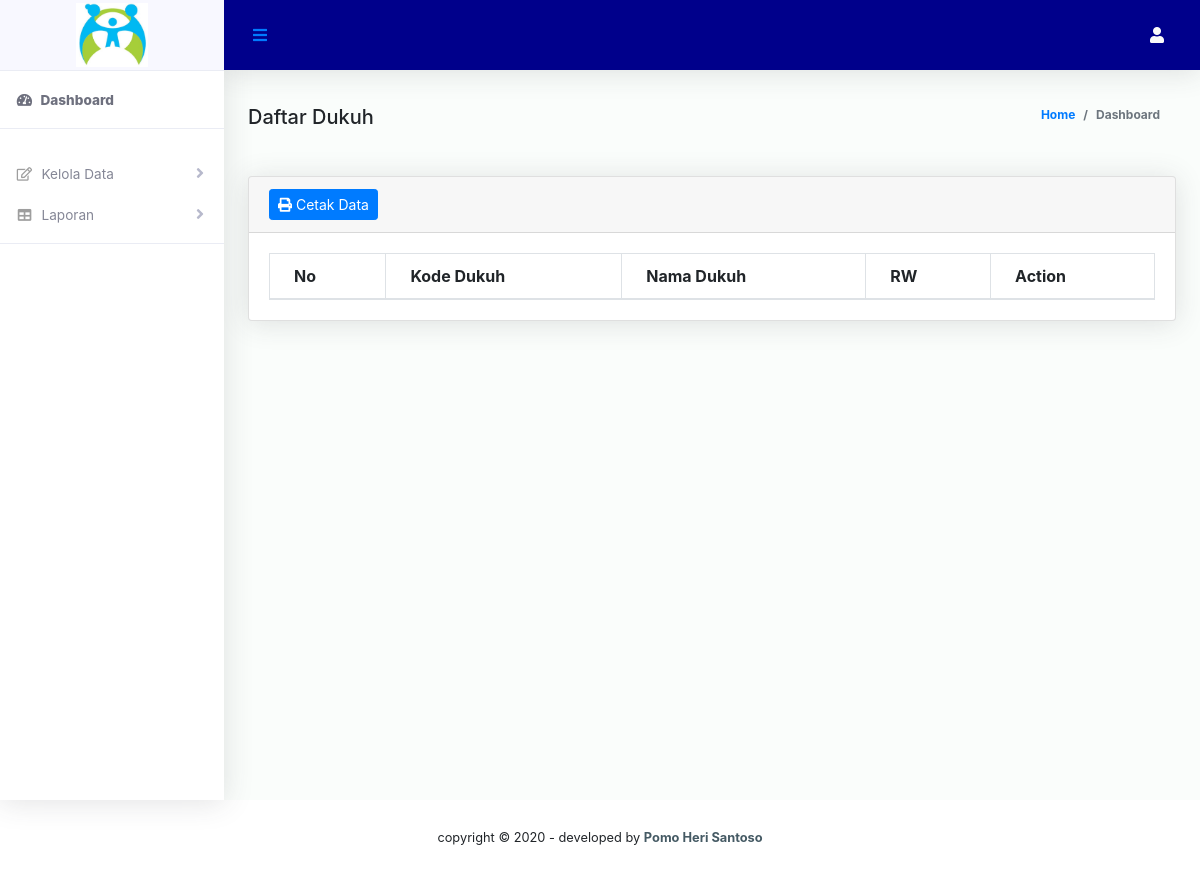
Before: /bagian/admin/daftardukuh.php with the older database file.
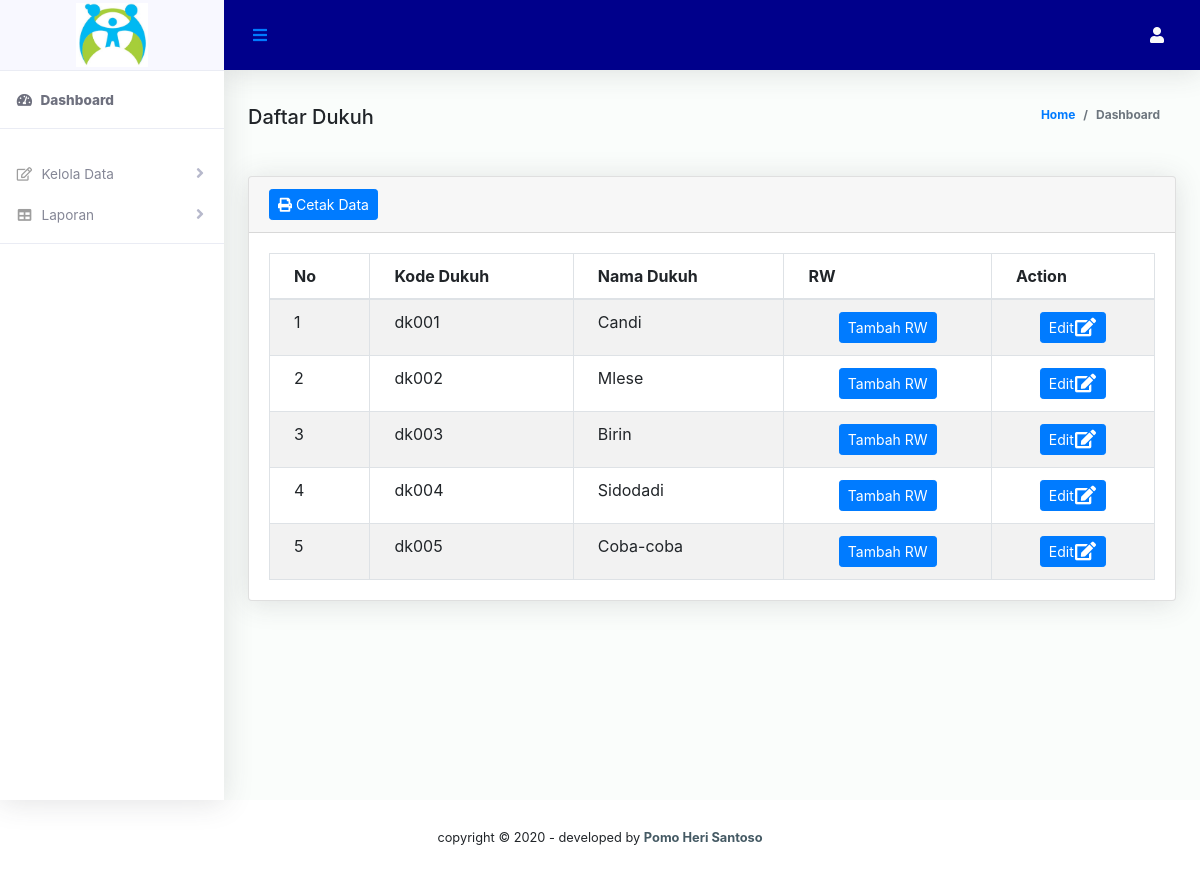
After: the same page with the newer database file.
### tables this page shows
CREATE TABLE `dukuh` (
  `iddk` char(5) NOT NULL,
  `namadk` varchar(50) NOT NULL
);

### bagian/admin/daftardukuh.php (the view, shortened to what this page needs)
<!DOCTYPE html>
<html lang="en">
<head>
    <?php include('../komponen/css.php');?>
</head>
<body id="page-top">
  <div id="wrapper">
     <?php include('../komponen/sidebaradmin.php');?>
        <div id="content-wrapper" class="d-flex flex-column">
            <div id="content">
                <?php include('../komponen/header.php');?>
                <div class="container-fluid" id="container-wrapper">
                  <div class="d-sm-flex align-items-center justify-content-between mb-4">
                    <strong class="h5 card-title">Daftar Dukuh</strong>
                    <ol class="breadcrumb">
                      <li class="breadcrumb-item"><a href="./">Home</a></li>
                      <li class="breadcrumb-item active" aria-current="page">Dashboard</li>
                    </ol>
                  </div>
            <section>
                 <div class="content mt-3">
                     <div class="animated fadeIn">
                         <div class="row">
                            <div class="col-md-12">
                                 <div class="card">
                                     <div class="card-header">
                                         <a href="cetakdukuh.php" target="_blank" class="btn btn-primary btn-sm" ><i class="fa fa-print"></i> Cetak Data</a>
                                         </div>
                                            <div class="card-body">
                                            <table width="100%" class="table table-striped table-bordered table-hover data" id="dataTables">
                                                <?php
                                                $result = mysql_query("SELECT * FROM dukuh");
                                                ?>
                                                <thead>
                                                    <tr>
                                                        <th>No</th>
                                                        <th>Kode Dukuh</th>
                                                        <th>Nama Dukuh</th>
                                                        <th>RW</th>
                                                        <th>Action</th>
                                                    </tr>
                                                </thead>
                                                <tbody>
                                                <?php
                                                $no = 1;
                                                while($user_data = mysql_fetch_array($result)){
                                                  echo "
                                                  <tr>
                                                    <td>".$no++."</td>
                                                    <td>".$user_data['iddk']."</td>
                                                    <td>".$user_data['namadk']."</td>
                                                  ";
                                               ?>
                                               <td class="text-center">
                                                 <a href="rw1.php?id=<?php echo $user_data['iddk']?>" class="btn btn-primary btn-sm icon-btn">Tambah RW</a>
                                               </td>
                                               <td class="text-center">
                                                <a href="editdukuh.php?id=<?php echo $user_data['iddk']?>" class="btn btn-primary btn-sm icon-btn">Edit<i class="fa fa-fw fa-lg fa-edit"></i></a>
                                                    </td>
                                                </tr>
                                                 <?php }?>
                                                </tbody>
                                            </table>
                                          </div>
                                        </div>
                                    </div>
                                </div>
                            </div>
                        </div>
                      </section>
                    </div>
                  </div>
                </div>
              </div>
         <?php include('../komponen/footer.php');?>
</body>
</html>

Changed rows visible on the page:
added dukuh: iddk "dk001", namadk "Candi"
added dukuh: iddk "dk002", namadk "Mlese"
added dukuh: iddk "dk003", namadk "Birin"
added dukuh: iddk "dk004", namadk "Sidodadi"
added dukuh: iddk "dk005", namadk "Coba-coba"
